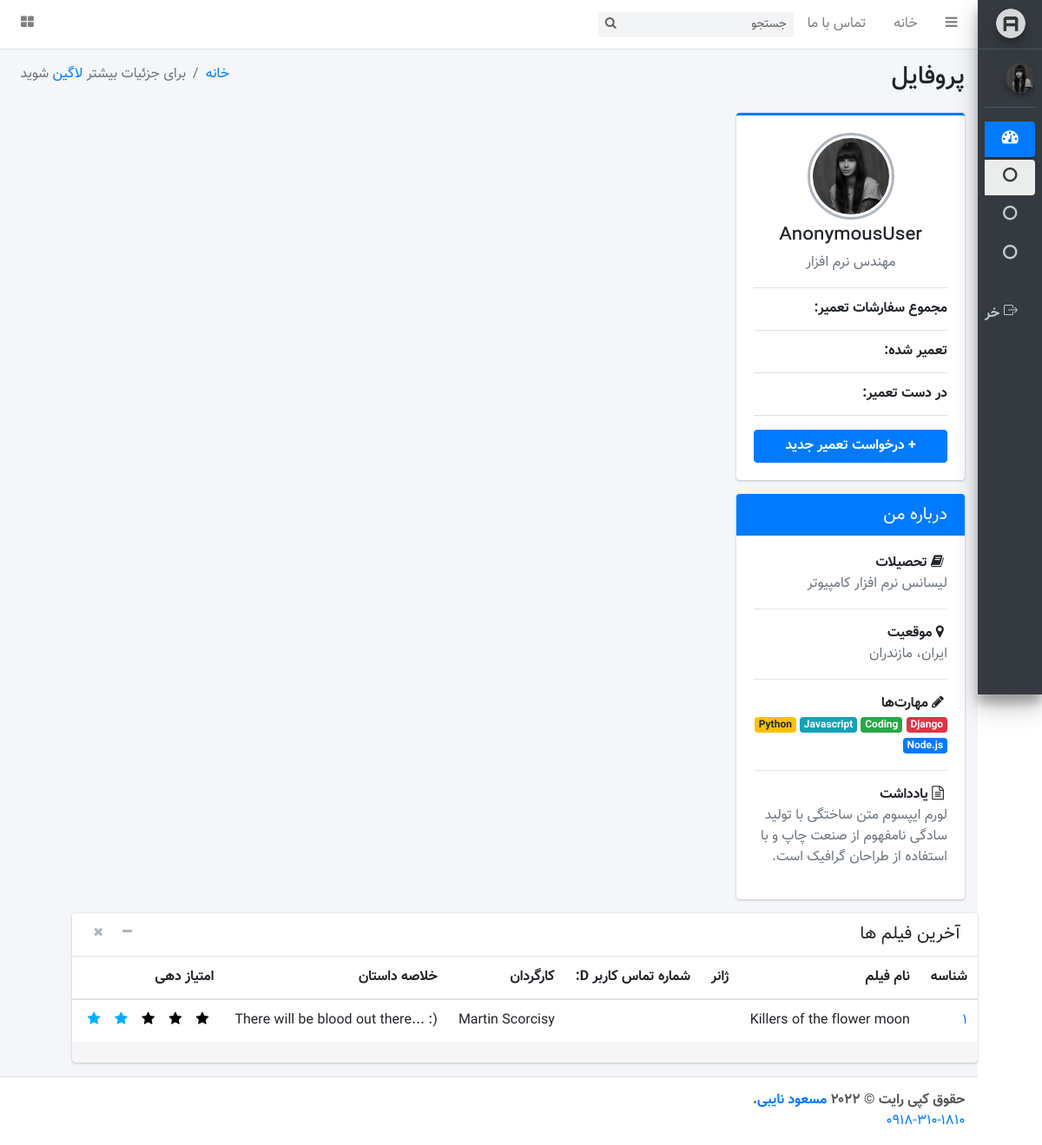
/movies/1/, run on the app's committed database.
### movies_module/models.py (models this page shows, shortened)
class Movies(models.Model):
    title = models.CharField(max_length=300, verbose_name='نام فیلم')
    director = models.CharField(max_length=300, verbose_name="کارگردان")
    category = models.ManyToManyField(MoviesCategory, verbose_name='دسته بندی ها')
    image = models.ImageField(upload_to='images/products', null=True, blank=True, verbose_name='بنر')
    short_description = models.CharField(max_length=360, db_index=True, null=True, verbose_name='خلاصه داستان')
    description = models.TextField(verbose_name='توضیحات', db_index=True)
    slug = models.SlugField(null=False, db_index=True, max_length=400, unique=True,
                            verbose_name='عنوان در url')
    is_active = models.BooleanField(default=True, verbose_name='فعال / غیرفعال')
    is_delete = models.BooleanField(verbose_name='حذف شده / نشده')
    class Meta:
        verbose_name = 'فیلم'
        verbose_name_plural = 'فیلم ها'

### movies_module/views.py (the view)
# urls.py: path('movies/<int:pk>/', MovieDetailView.as_view(), name='movie-detail'),
class MovieDetailView(DetailView):
    model = Movies
    template_name = 'movies_module/movie_detail.html'
    context_object_name = 'movie'
    def get_context_data(self, **kwargs):
        context = super().get_context_data(**kwargs)
        current_movie = self.object
        current_rate = Rating.objects.filter(movie_id=current_movie.id).first().score
        context['current_rate'] = current_rate
        return context

### movies_module/templates/movies_module/movie_detail.html (shortened to what this page needs)
{% extends 'base.html' %}
{% block content %}
    <div class="content-wrapper" style="min-height: 692px;">
        <section class="content-header">
            <div class="container-fluid">
                <div class="row mb-2">
                    <div class="col-sm-6">
                        <h1>پروفایل</h1>
                    </div>
                    <div class="col-sm-6">
                        <ol class="breadcrumb float-sm-left">
                            <li class="breadcrumb-item"><a href="#">خانه</a></li>
                            {% if request.user.is_authenticated %}
                                <li class="breadcrumb-item active">پنل مدیریت ابر کاربر | {{ request.user }}</li>
                            {% else %}
                                <li class="breadcrumb-item active">برای جزئیات بیشتر <a
                                        href="{% url 'login_page' %}">لاگین</a>
                                    شوید
                                </li>
                            {% endif %}
                        </ol>
                    </div>
                </div>
            </div>
        </section>
        <section class="content">
            <div class="container-fluid">
                <div class="row">
                    <div class="col-md-3">
                        <div class="card card-primary card-outline">
                            <div class="card-body box-profile">
                                <div class="text-center">
                                    <img class="profile-user-img img-fluid img-circle"
                                         src="/statics/admin_panel/dist/img/user4-128x128.jpg"
                                         alt="User profile picture">
                                </div>
                                <h3 class="profile-username text-center">{{ request.user }}</h3>
                                <p class="text-muted text-center">مهندس نرم افزار</p>
                                <ul class="list-group list-group-unbordered mb-3">
                                    <li class="list-group-item">
                                        <b>مجموع سفارشات تعمیر:</b> <br>
                                    </li>
                                    <li class="list-group-item">
                                        <b>تعمیر شده:</b> <br><a class="float-left" dir="ltr">{{ repaired.count }}</a>
                                    </li>
                                    <li class="list-group-item">
                                        <b>در دست تعمیر:</b> <br><a class="float-left" dir="ltr">{{ working.count }}</a>
                                    </li>
                                </ul>
                                <a href="{% comment %}{% url 'car-deliver-form-page' %}{% endcomment %}"
                                   class="btn btn-primary btn-block"><b>+ درخواست تعمیر جدید</b></a>
                            </div>
                        </div>
                        <div class="card card-primary">
                            <div class="card-header">
                                <h3 class="card-title">درباره من</h3>
                            </div>
                            <div class="card-body">
                                <strong><i class="fa fa-book mr-1"></i> تحصیلات</strong>
                                <p class="text-muted">
                                    لیسانس نرم افزار کامپیوتر
                                </p>
                                <hr>
                                <strong><i class="fa fa-map-marker mr-1"></i> موقعیت</strong>
                                <p class="text-muted">ایران، مازندران</p>
                                <hr>
                                <strong><i class="fa fa-pencil mr-1"></i> مهارت‌ها</strong>
                                <p class="text-muted">
                                    <span class="badge badge-danger">Django</span>
                                    <span class="badge badge-success">Coding</span>
                                    <span class="badge badge-info">Javascript</span>
                                    <span class="badge badge-warning">Python</span>
                                    <span class="badge badge-primary">Node.js</span>
                                </p>
                                <hr>
                                <strong><i class="fa fa-file-text-o mr-1"></i> یادداشت</strong>
                                <p class="text-muted">لورم ایپسوم متن ساختگی با تولید سادگی نامفهوم از صنعت چاپ و با
                                    استفاده
                                    از طراحان گرافیک است.</p>
                            </div>
                        </div>
                    </div>
                    <div class="row">
              <div class="tab-content">
                                    <div class="active tab-pane" id="activity">
                                        <div class="card">
                                            <div class="card-header border-transparent">
                                                <h3 class="card-title">آخرین فیلم ها</h3>
                                                <div class="card-tools">
                                                    <button type="button" class="btn btn-tool" data-widget="collapse">
                                                        <i class="fa fa-minus"></i>
                                                    </button>
                                                    <button type="button" class="btn btn-tool" data-widget="remove">
                                                        <i class="fa fa-times"></i>
                                                    </button>
                                                </div>
                                            </div>
                                                <div class="table-responsive">
                                                    <table class="table m-0">
                                                        <thead>
                                                        <tr>
                                                            <th>شناسه</th>
                                                            <th>نام فیلم</th>
                                                            <th>ژانر</th>
                                                            <th>شماره تماس کاربر D:</th>
                                                            <th>کارگردان</th>
                                                            <th>خلاصه داستان</th>
                                                            <th>امتیاز دهی</th>
                                                        </tr>
                                                        </thead>
                                                        <tbody>
                                                            <tr>
                                                                <td><a href="#">{{ movie.id }}</a>
                                                                </td>
                                                                <td>{{ movie.title }}</td>
                                                                <td dir="rtl">{{ movie.category.representor }}</td>
                                                                <td>{{ movie.user.mobile }}</td>
                                                                <td>
                                                                    {{ movie.director }}</td>
                                                                <td dir="ltr">
                                                                    <span>{{ movie.description }}</span>
                                                                </td>
                                                                <td>
                                                                    <form class="rate-form" dir="ltr"
                                                                          action="{% url 'rate_view' %}" method="post"
                                                                          id="{{ movie.id }}">
                                                                        <button type="submit"
                                                                                class="fa fa-star my-btn-rating {% if current_rate >= 1 %}checked{% endif %} "
                                                                                id="first"></button>
                                                                        <button type="submit"
                                                                                class="fa fa-star my-btn-rating {% if current_rate >= 2 %}checked{% endif %}"
                                                                                id="second"></button>
                                                                        <button type="submit"
                                                                                class="fa fa-star my-btn-rating {% if current_rate >= 3 %}checked{% endif %}"
                                                                                id="third"></button>
                                                                        <button type="submit"
                                                                                class="fa fa-star my-btn-rating {% if current_rate >= 4 %}checked{% endif %}"
                                                                                id="fourth"></button>
                                                                        <button type="submit"
                                                                                class="fa fa-star my-btn-rating {% if current_rate == 5 %}checked{% endif %}"
                                                                                id="fifth"></button>
                                                                    </form>
                                                                </td>
                                                            </tr>
                                                        </tbody>
                                                    </table>
                                                </div>
                                            <div class="card-footer clearfix">
                                            </div>
                                        </div>
                                    </div>
                                </div>
                    </div>
                </div>
            </div>
        </section>
    </div>
    <footer class="main-footer">
        <strong>حقوق کپی رایت &copy; 2022 <a href="https://github.com/mesutfd">مسعود نایبی</a>.</strong>
        <br>
        <a href="tel:+989373013861">0918-310-1810</a>
    </footer>
{% endblock %}

### data on the page
Movies: id "۱", title "Killers of the flower moon", director "Martin Scorcisy", description "There will be blood out there... :)"

### other printed values
{{ request.user }} "AnonymousUser"
